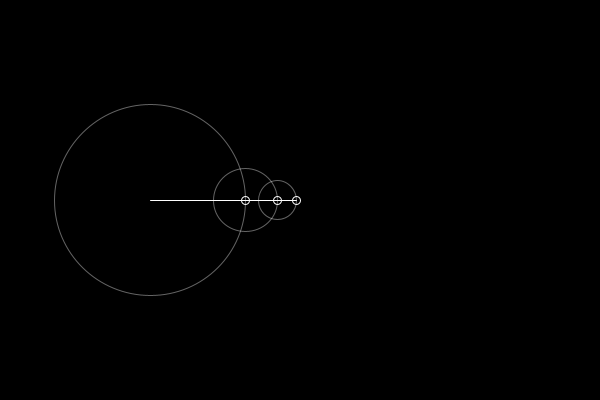
Frame 1 (no input)
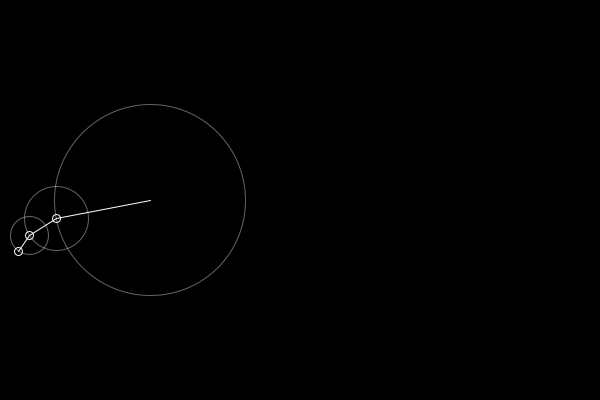
Frame 60 (the mouse pressed at the canvas centre just before this capture)
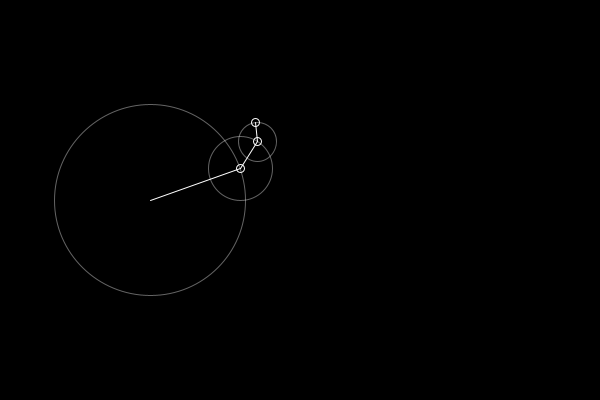
Frame 120 (the mouse held since frame 60 and released just before this capture)

The Processing sketch that drew these frames (run headless with seeded random() and noise(); from frame 60 on, the mouse is pressed at the canvas centre):

// Processing sketch: fourier_series_1b
// ── fourier_series_1b.pde
// time to increment for each draw loop
float time = 0;
int n = 3;  // number of generations
float x, y;
float r = 100;

void setup() {
  size(600, 400);
}

void draw() {
  background(0);
  translate(150, 200);  //translate to starting zero-point for animation 

  // computing the input wave - this can be read from a drawing file later!
  float prevx = 0.0;     // variables x and y holding input wave starting at zero
  float prevy = 0.0;



  for (int gen = 0; gen < n; gen++) {
    epicycle(prevx, prevy, gen);    
    prevx = x;
    prevy = y;
  }

  time += 0.05;
}

void epicycle(float prevx, float prevy, int gen) {

  float o = gen * 2 + 1;  // get odd numbers based on gen
  float nr = 75 * (4 / (o * PI));

  x = prevx + nr * cos(o * time);
  y = prevy + nr * sin(o * time);

  show(prevx, prevy, x, y, nr);
}

void show(float prevx, float prevy, float x, float y, float nr) {
  stroke(255, 100);
  noFill();
  ellipse(prevx, prevy, nr * 2, nr * 2);
  stroke(255);
  line(prevx, prevy, x, y);  
  ellipse(x, y, 8, 8);
}
